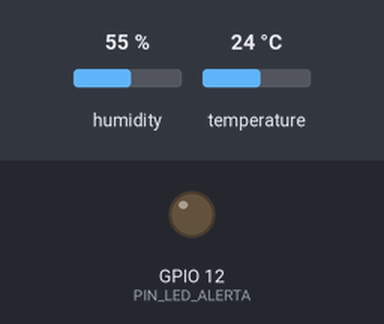
Bench run of a sketch on a simulated ESP8266 (NodeMCU). Shown: output pins drawn as LEDs (lit = HIGH). Inputs (shaded band) come from the test bench; at power-on: humidity 55 %, temperature 24 °C. WiFi joins after 1.5 s; servers stay silent unless stated; what the sketch prints to the serial monitor is not drawn.

Above: at 6.2 s.
6.3 s: humidity set to 64 %
9.2 s: humidity set to 67 %
At 12.2 s:
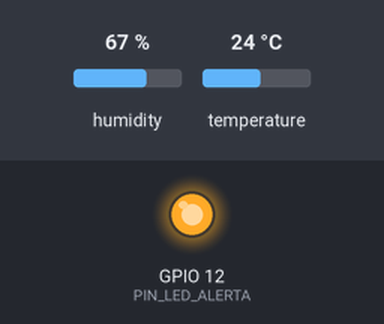
12.5 s: humidity set to 22 %
At 14.6 s:
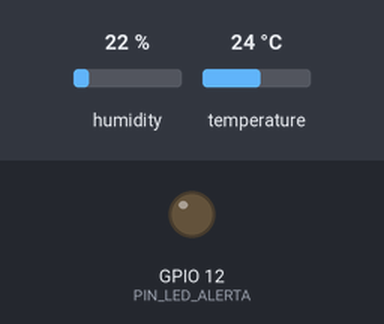
15.5 s: humidity set to 68 %
At 18.2 s:
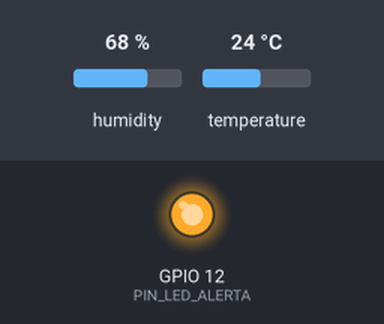
Timing chart, 0 to 19.5 s (numbered marks = the images above; inputs shaded):
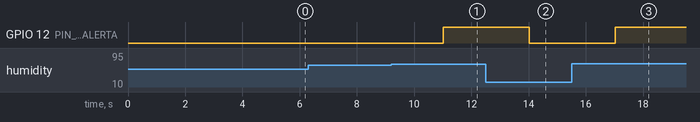

The sketch:

sensor_dht22_nodemcuv3_N2.ino
```cpp
// NodeMCU V3 (ESP8266) - SENSOR N.2

#include <DHT.h>
#include <ESP8266WiFi.h>

// Configuración sensor y red
#define PIN_DATOS    14
#define DHT_VERSION  DHT22
#define WIFI_TIMEOUT 20000
#define DHT_INTERVALO 3000

// PIN LED DE ALERTA
// GPIO12 = D6
#define PIN_LED_ALERTA 12

// UMBRALES DE ALERTA
#define ALERTA_TEMP_MAX  30.0
#define ALERTA_TEMP_MIN  10.0
#define ALERTA_HUM_MAX   65.0
#define ALERTA_HUM_MIN   15.0

DHT sensorTH(PIN_DATOS, DHT_VERSION);

const char* ssid     = "WDGTIC";
const char* password = "un@m_Dg+1C";

WiFiServer server(80);

float ultimaTemp    = NAN;
float ultimaHumedad = NAN;
bool  lecturaValida = false;
bool  estadoAlerta  = false;

unsigned long ultimaLectura = 0;

// buffer cacheado para Prometheus
char metricsBuffer[512];
size_t metricsLen = 0;

// Verificar umbrales y controlar LED

void verificarAlertas() {

  if (!lecturaValida) return;

  bool alertaTemp = (ultimaTemp > ALERTA_TEMP_MAX || ultimaTemp < ALERTA_TEMP_MIN);
  bool alertaHum  = (ultimaHumedad > ALERTA_HUM_MAX  || ultimaHumedad < ALERTA_HUM_MIN);

  estadoAlerta = alertaTemp || alertaHum;

  digitalWrite(PIN_LED_ALERTA, estadoAlerta ? HIGH : LOW);
}

// Construir métricas

void actualizarMetrics() {

  if (!lecturaValida) return;

  metricsLen = snprintf(
    metricsBuffer,
    sizeof(metricsBuffer),

    "# TYPE dht22_temperatura gauge\n"
    "dht22_temperatura{sensor_id=\"2\",microcontrolador=\"nodemcu_v3\"} %.2f\n"
    "# TYPE dht22_humedad gauge\n"
    "dht22_humedad{sensor_id=\"2\",microcontrolador=\"nodemcu_v3\"} %.2f\n",

    ultimaTemp,
    ultimaHumedad
  );
}

// Reconexión WiFi

void conectarWiFi() {

  if (WiFi.status() == WL_CONNECTED) return;

  Serial.println("\n[WiFi] Reconectando...");

  WiFi.disconnect();
  delay(500);

  WiFi.begin(ssid, password);

  unsigned long inicio = millis();

  while (WiFi.status() != WL_CONNECTED) {

    if (millis() - inicio > WIFI_TIMEOUT) {

      Serial.println("[WiFi] Timeout — reiniciando...");
      ESP.restart();
    }

    delay(500);
    Serial.print(".");
  }

  Serial.println("\n[WiFi] Conectado");
  Serial.print("[WiFi] IP: ");
  Serial.println(WiFi.localIP());

  server.begin();
}

// Setup

void setup() {

  Serial.begin(115200);
  delay(1000);

  Serial.println("\n** SENSOR-ID: 2 - MICROCONTROLADOR: NodeMCU V3 **");

  // Inicializar LED de alerta
  pinMode(PIN_LED_ALERTA, OUTPUT);
  digitalWrite(PIN_LED_ALERTA, LOW);

  sensorTH.begin();
  delay(2000);

  WiFi.mode(WIFI_STA);
  WiFi.setAutoReconnect(true);
  WiFi.persistent(false);

  conectarWiFi();

  Serial.println("Rutas disponibles:");
  Serial.println("http://<IP>/");
  Serial.println("http://<IP>/metrics");
  Serial.println("\nUmbrales configurados:");
  Serial.print("  Temp MAX: "); Serial.println(ALERTA_TEMP_MAX);
  Serial.print("  Temp MIN: "); Serial.println(ALERTA_TEMP_MIN);
  Serial.print("  Hum  MAX: "); Serial.println(ALERTA_HUM_MAX);
  Serial.print("  Hum  MIN: "); Serial.println(ALERTA_HUM_MIN);
}

// Lectura del sensor

void leerSensor() {

  if (millis() - ultimaLectura < DHT_INTERVALO) return;

  ultimaLectura = millis();

  float h = sensorTH.readHumidity();
  float t = sensorTH.readTemperature();

  if (!isnan(h) && !isnan(t)) {

    ultimaTemp    = t;
    ultimaHumedad = h;
    lecturaValida = true;

    verificarAlertas();  // revisa umbrales y enciende/apaga LED
    actualizarMetrics();
  }
}

// Loop

void loop() {

  yield();

  if (WiFi.status() != WL_CONNECTED) {
    conectarWiFi();
    return;
  }

  leerSensor();

  WiFiClient client = server.available();

  if (!client) {
    delay(5);
    return;
  }

  unsigned long tInicio = millis();

  while (!client.available()) {

    if (millis() - tInicio > 2000) {
      client.stop();
      return;
    }

    yield();
    delay(1);
  }

  String requestLine = client.readStringUntil('\n');
  requestLine.trim();

  while (client.connected() && client.available()) {

    String linea = client.readStringUntil('\n');
    linea.trim();

    if (linea.length() == 0) break;

    yield();
  }

  // /metrics

  if (requestLine.indexOf("GET /metrics") >= 0) {

    client.println("HTTP/1.1 200 OK");
    client.println("Content-Type: text/plain; version=0.0.4");
    client.println("Connection: close");
    client.print("Content-Length: ");
    client.println(metricsLen);
    client.println();

    client.write((uint8_t*)metricsBuffer, metricsLen);
  }

  // Página web

  else {

    // Color del estado: verde = normal, rojo = alerta
    const char* colorAlerta = estadoAlerta ? "#e74c3c" : "#27ae60";
    const char* textoAlerta = estadoAlerta ? "&#9888; ALERTA" : "&#10003; Normal";

    char html[768];

    int len = snprintf(
      html,
      sizeof(html),

      "<!DOCTYPE HTML><html><head>"
      "<meta charset='UTF-8'>"
      "<meta http-equiv='refresh' content='5'>"
      "<title>NodeMCU V3 - N.2</title>"
      "</head><body style='font-family:Arial;text-align:center;'>"
      "<h2>NodeMCU V3 - N.2: Monitoreo DHT22</h2>"
      "<p style='font-size:1.5em;'>Temp: <b>%.1f &deg;C</b></p>"
      "<p style='font-size:1.5em;'>Humedad: <b>%.1f %%</b></p>"
      "<p style='font-size:1.4em;background:%s;color:white;padding:8px;border-radius:6px;'>"
      "<b>%s</b></p>"
      "<hr><p><a href='/metrics'>Ir a /metrics</a></p>"
      "</body></html>",

      ultimaTemp,
      ultimaHumedad,
      colorAlerta,
      textoAlerta
    );

    client.println("HTTP/1.1 200 OK");
    client.println("Content-Type: text/html");
    client.println("Connection: close");
    client.print("Content-Length: ");
    client.println(len);
    client.println();

    client.write((uint8_t*)html, len);
  }

  client.stop();
}
```

Measured:
- the behaviour switches between 65 and 66 % on humidity (found by bisection; images 0 and 1)
- after the input at 6.3 s, every drawn part: stays the same
- after the input at 9.2 s, GPIO 12 (PIN_LED_ALERTA): LOW → HIGH after 1.8 s
- after the input at 12.5 s, GPIO 12 (PIN_LED_ALERTA): HIGH → LOW after 1.5 s
- after the input at 15.5 s, GPIO 12 (PIN_LED_ALERTA): LOW → HIGH after 1.5 s
